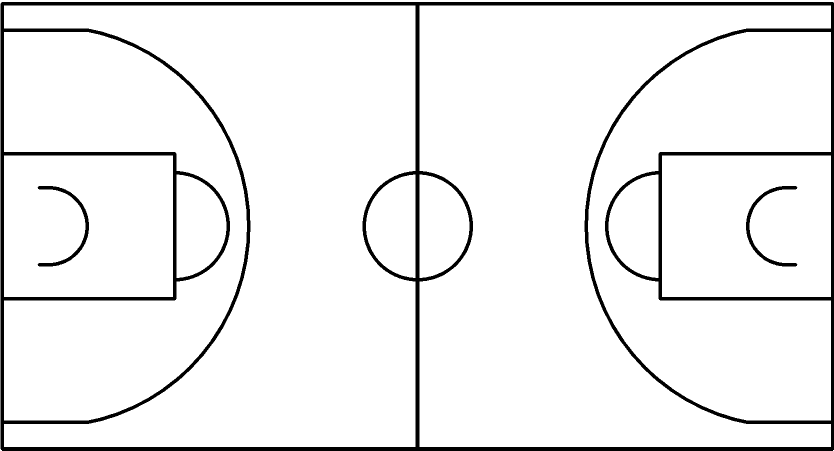
#> input picture resources/quadra.png, 1668 x 901 px (shown at 1/2 size)
$ python -i rectify_court.py   (imports and definitions only)
#> lines starting #> are read from the running program, lines starting #| are printed output that depends on the picture; after the words box and inside, x2 and y2 are one past the last pixel; in counts of white or black regions, pixels touching at a corner belong together
#> further down, picture is the input picture: shape (901, 1668, 3); 94.1% white; 3 black regions, box (x1, y1, x2, y2) and area: (1, 4, 1668, 901) 84367, (75, 372, 178, 533) 1987, (1492, 372, 1595, 533) 1987
import cv2
import numpy as np

from tools.plot_tools import plt_plot

FLANN_INDEX_KDTREE = 1
index_params = dict(algorithm=FLANN_INDEX_KDTREE, trees=5)
search_params = dict(checks=50)
flann = cv2.FlannBasedMatcher(index_params, search_params)


# [82 lines left out: functions collage, add_frame, not called in this run]


def binarize_erode_dilate(img, thresh=130, plot=False):
#> called with thresh = 130, plot = False
    gray = cv2.cvtColor(img, cv2.COLOR_BGR2GRAY)
    if plot: plt_plot(gray, "Panorama after gray", cmap="gray")
    th, img_otsu = cv2.threshold(gray, thresh=thresh, maxval=255, type=cv2.THRESH_BINARY)
#> th = 130

    if plot: plt_plot(img_otsu, "Panorama after Otsu", cmap="gray")

    kernel = np.array([[0, 0, 0],
                       [1, 1, 1],
                       [0, 0, 0]], np.uint8)
    img_otsu = cv2.erode(img_otsu, kernel, iterations=20)
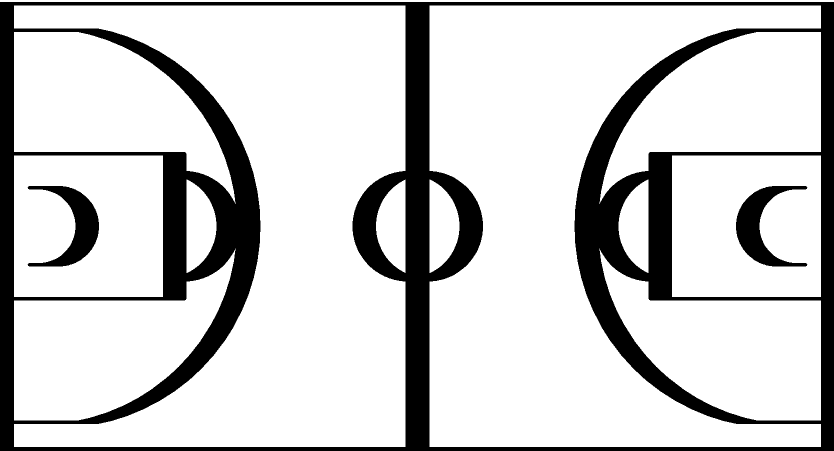
#> img_otsu: shape (901, 1668) (shown at 1/2 size); 80.8% white; 3 black regions, box (x1, y1, x2, y2) and area: (0, 4, 1668, 901) 272014, (55, 372, 198, 533) 8427, (1472, 372, 1615, 533) 8427
    img_otsu = cv2.dilate(img_otsu, kernel, iterations=20)
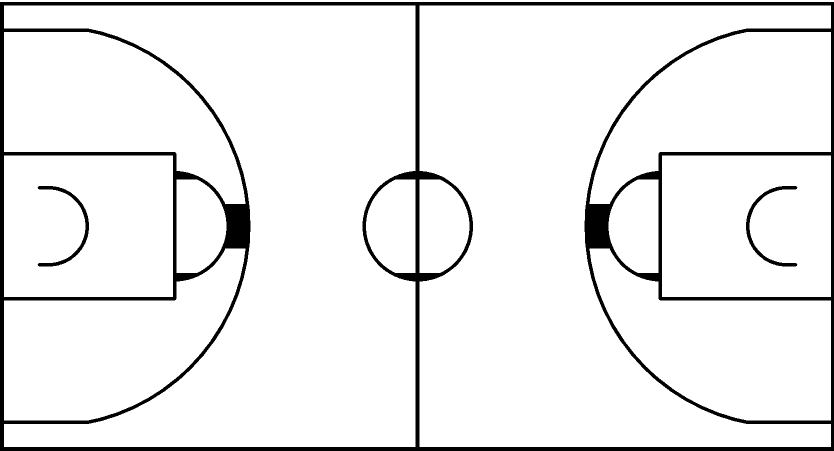
#> img_otsu: shape (901, 1668) (shown at 1/2 size); 93.5% white; 3 black regions, box (x1, y1, x2, y2) and area: (0, 4, 1668, 901) 93774, (75, 372, 178, 533) 1987, (1492, 372, 1595, 533) 1987

    if plot: plt_plot(img_otsu, "After Erosion-Dilation", cmap="gray")
    return img_otsu

# [207 lines left out: functions encontrar_centros, order_corners, rectangularize_court, homography, rectify, not called in this run]

>>> import cv2
>>> picture = cv2.imread('resources/quadra.png')
>>> result = binarize_erode_dilate(picture)
